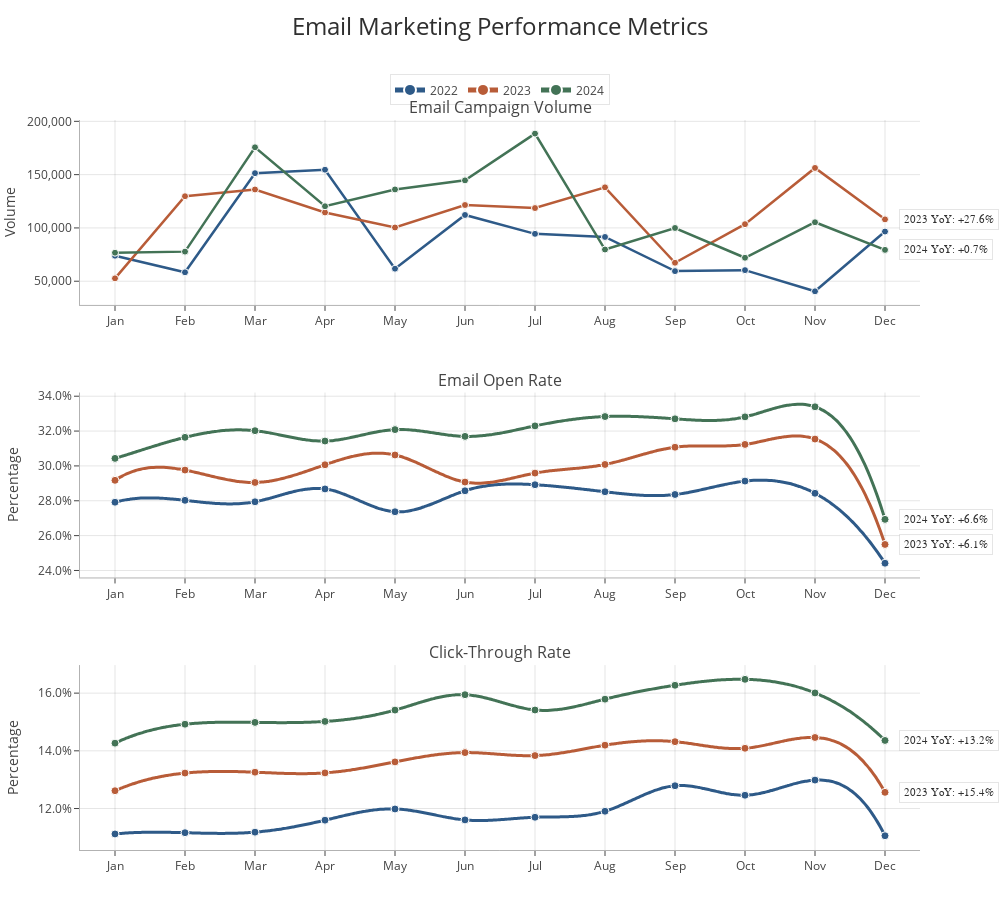

Source (notebook cell):
### Code cell
import pandas as pd
import numpy as np
import plotly.graph_objects as go
from plotly.subplots import make_subplots
from datetime import datetime, timedelta

def load_data():
    df = pd.read_csv('Felipe Chaves_TakeHome Exercise - Campaign_Performance.csv', 
                     parse_dates=['date_sent'])
    
    # Calculate key metrics
    df['open_rate'] = df['n_open'] / df['n_sent']
    df['ctr'] = df['n_click'] / df['n_open']
    
    # Extract month and year for grouping
    df['month'] = df['date_sent'].dt.month
    df['year'] = df['date_sent'].dt.year
    return df

def create_yoy_comparison_executive():
    df = load_data()
    
    # Calculate monthly aggregates for each year
    monthly_stats = df.groupby(['year', 'month']).agg({
        'n_sent': 'sum',
        'open_rate': 'mean',
        'ctr': 'mean'
    }).reset_index()
    
    # Define a professional color scheme
    colors = {
        2022: '#1f77b4',  # Blue
        2023: '#ff7f0e',  # Orange
        2024: '#2ca02c'   # Green
    }
    
    # Create a figure with 3 rows (one for each metric) sharing the same x-axis
    fig = make_subplots(
        rows=3, cols=1, shared_xaxes=True,
        vertical_spacing=0.08,
        subplot_titles=("Email Send Volume", "Open Rate", "Click-Through Rate")
    )
    
    # Plot Email Send Volume
    for year in sorted(monthly_stats['year'].unique()):
        year_data = monthly_stats[monthly_stats['year'] == year]
        fig.add_trace(
            go.Scatter(
                x=year_data['month'],
                y=year_data['n_sent'],
                mode='lines+markers',
                name=str(year),
                line=dict(color=colors[year], width=2),
                marker=dict(size=6),
                hovertemplate='<b>Year:</b> '+str(year)+'<br>Month: %{x}<br>Volume: %{y:,}'
            ),
            row=1, col=1
        )
    
    # Plot Open Rate
    for year in sorted(monthly_stats['year'].unique()):
        year_data = monthly_stats[monthly_stats['year'] == year]
        fig.add_trace(
            go.Scatter(
                x=year_data['month'],
                y=year_data['open_rate'],
                mode='lines+markers',
                name=str(year),
                line=dict(color=colors[year], width=2),
                marker=dict(size=6),
                hovertemplate='<b>Year:</b> '+str(year)+'<br>Month: %{x}<br>Open Rate: %{y:.1%}'
            ),
            row=2, col=1
        )
    
    # Plot CTR
    for year in sorted(monthly_stats['year'].unique()):
        year_data = monthly_stats[monthly_stats['year'] == year]
        fig.add_trace(
            go.Scatter(
                x=year_data['month'],
                y=year_data['ctr'],
                mode='lines+markers',
                name=str(year),
                line=dict(color=colors[year], width=2),
                marker=dict(size=6),
                hovertemplate='<b>Year:</b> '+str(year)+'<br>Month: %{x}<br>CTR: %{y:.1%}'
            ),
            row=3, col=1
        )
    
    # Update layout for an executive-friendly design
    fig.update_layout(
        title={
            'text': "<b>Email Marketing Performance</b><br><sub>Year-over-Year Trends (Monthly)</sub>",
            'x': 0.5,
            'xanchor': 'center'
        },
        height=800,
        width=1000,
        paper_bgcolor='white',
        plot_bgcolor='white',
        legend=dict(orientation="h", x=0.5, xanchor="center", y=-0.05, font=dict(size=12)),
        margin=dict(t=120, b=80, l=80, r=80)
    )
    
    # Use full month names as x-axis ticks
    months = ['Jan','Feb','Mar','Apr','May','Jun','Jul','Aug','Sep','Oct','Nov','Dec']
    for i in range(1, 4):
        fig.update_xaxes(
            tickmode='array',
            tickvals=list(range(1, 13)),
            ticktext=months,
            row=i, col=1,
            showline=True,
            linewidth=1,
            linecolor='lightgrey'
        )
        fig.update_yaxes(
            showgrid=True,
            gridcolor='lightgrey',
            zeroline=True,
            zerolinecolor='lightgrey',
            row=i, col=1
        )
    
    return fig

def main():
    fig = create_yoy_comparison_executive()
    fig.show()

if __name__ == "__main__":
    main()

### Figure 1 — Plotly figure (JSON) as saved in the notebook; plotly's stock layout.template omitted (floating-point values rounded to 4 significant figures; data arrays with more than 128 entries replaced by an {"elided": "..."} marker saying what was removed)
{"data": [{"hovertemplate": "<b>2022</b><br>Month: %{x}<br>Volume: %{y:,.0f}", "legendgroup": "2022", "line": {"color": "#2E5A88", "width": 2.5}, "marker": {"color": "#2E5A88", "line": {"color": "white", "width": 1}, "size": 7, "symbol": "circle"}, "mode": "lines+markers", "name": "2022", "showlegend": true, "type": "scatter", "x": [1, 2, 3, 4, 5, 6, 7, 8, 9, 10, 11, 12], "xaxis": "x", "y": [73931, 58384, 151376, 154617, 61752, 112150, 94444, 91527, 59481, 60401, 40539, 96603], "yaxis": "y"}, {"hovertemplate": "<b>Month:</b> %{x:.0f}<br><b>Open Rate:</b> %{y:.2%}<br><b>Year:</b> 2022", "legendgroup": "2022", "line": {"color": "#2E5A88", "shape": "spline", "smoothing": 1.3, "width": 3}, "name": "2022", "showlegend": false, "type": "scatter", "x": {"elided": "300 float values"}, "xaxis": "x2", "y": {"elided": "300 float values"}, "yaxis": "y2"}, {"hovertemplate": "<b>Month:</b> %{x}<br><b>Actual Open Rate:</b> %{y:.2%}<br><b>Year:</b> 2022", "legendgroup": "2022", "marker": {"color": "#2E5A88", "line": {"color": "white", "width": 1}, "size": 8, "symbol": "circle"}, "mode": "markers", "name": "2022 (Actual)", "showlegend": false, "type": "scatter", "x": [1, 2, 3, 4, 5, 6, 7, 8, 9, 10, 11, 12], "xaxis": "x2", "y": [0.2792, 0.2802, 0.2794, 0.2868, 0.2737, 0.2857, 0.2892, 0.2852, 0.2836, 0.2913, 0.2843, 0.2442], "yaxis": "y2"}, {"hovertemplate": "<b>Month:</b> %{x:.0f}<br><b>CTR:</b> %{y:.2%}<br><b>Year:</b> 2022", "legendgroup": "2022", "line": {"color": "#2E5A88", "shape": "spline", "smoothing": 1.3, "width": 3}, "name": "2022", "showlegend": false, "type": "scatter", "x": {"elided": "300 float values"}, "xaxis": "x3", "y": {"elided": "300 float values"}, "yaxis": "y3"}, {"hovertemplate": "<b>Month:</b> %{x}<br><b>Actual CTR:</b> %{y:.2%}<br><b>Year:</b> 2022", "legendgroup": "2022", "marker": {"color": "#2E5A88", "line": {"color": "white", "width": 1}, "size": 8, "symbol": "circle"}, "mode": "markers", "name": "2022 (Actual)", "showlegend": false, "type": "scatter", "x": [1, 2, 3, 4, 5, 6, 7, 8, 9, 10, 11, 12], "xaxis": "x3", "y": [0.1112, 0.1116, 0.1118, 0.116, 0.1198, 0.1161, 0.117, 0.1191, 0.1279, 0.1246, 0.1298, 0.1106], "yaxis": "y3"}, {"hovertemplate": "<b>2023</b><br>Month: %{x}<br>Volume: %{y:,.0f}", "legendgroup": "2023", "line": {"color": "#B85C38", "width": 2.5}, "marker": {"color": "#B85C38", "line": {"color": "white", "width": 1}, "size": 7, "symbol": "circle"}, "mode": "lines+markers", "name": "2023", "showlegend": true, "type": "scatter", "x": [1, 2, 3, 4, 5, 6, 7, 8, 9, 10, 11, 12], "xaxis": "x", "y": [52706, 129747, 136091, 114515, 100432, 121500, 118638, 138096, 67337, 103528, 156277, 108041], "yaxis": "y"}, {"hovertemplate": "<b>Month:</b> %{x:.0f}<br><b>Open Rate:</b> %{y:.2%}<br><b>Year:</b> 2023", "legendgroup": "2023", "line": {"color": "#B85C38", "shape": "spline", "smoothing": 1.3, "width": 3}, "name": "2023", "showlegend": false, "type": "scatter", "x": {"elided": "300 float values"}, "xaxis": "x2", "y": {"elided": "300 float values"}, "yaxis": "y2"}, {"hovertemplate": "<b>Month:</b> %{x}<br><b>Actual Open Rate:</b> %{y:.2%}<br><b>Year:</b> 2023", "legendgroup": "2023", "marker": {"color": "#B85C38", "line": {"color": "white", "width": 1}, "size": 8, "symbol": "circle"}, "mode": "markers", "name": "2023 (Actual)", "showlegend": false, "type": "scatter", "x": [1, 2, 3, 4, 5, 6, 7, 8, 9, 10, 11, 12], "xaxis": "x2", "y": [0.2917, 0.2976, 0.2905, 0.3007, 0.3063, 0.2907, 0.2959, 0.3008, 0.3107, 0.3123, 0.3154, 0.2549], "yaxis": "y2"}, {"hovertemplate": "<b>Month:</b> %{x:.0f}<br><b>CTR:</b> %{y:.2%}<br><b>Year:</b> 2023", "legendgroup": "2023", "line": {"color": "#B85C38", "shape": "spline", "smoothing": 1.3, "width": 3}, "name": "2023", "showlegend": false, "type": "scatter", "x": {"elided": "300 float values"}, "xaxis": "x3", "y": {"elided": "300 float values"}, "yaxis": "y3"}, {"hovertemplate": "<b>Month:</b> %{x}<br><b>Actual CTR:</b> %{y:.2%}<br><b>Year:</b> 2023", "legendgroup": "2023", "marker": {"color": "#B85C38", "line": {"color": "white", "width": 1}, "size": 8, "symbol": "circle"}, "mode": "markers", "name": "2023 (Actual)", "showlegend": false, "type": "scatter", "x": [1, 2, 3, 4, 5, 6, 7, 8, 9, 10, 11, 12], "xaxis": "x3", "y": [0.1262, 0.1323, 0.1326, 0.1323, 0.1362, 0.1394, 0.1383, 0.142, 0.1432, 0.1409, 0.1446, 0.1256], "yaxis": "y3"}, {"hovertemplate": "<b>2024</b><br>Month: %{x}<br>Volume: %{y:,.0f}", "legendgroup": "2024", "line": {"color": "#437356", "width": 2.5}, "marker": {"color": "#437356", "line": {"color": "white", "width": 1}, "size": 7, "symbol": "circle"}, "mode": "lines+markers", "name": "2024", "showlegend": true, "type": "scatter", "x": [1, 2, 3, 4, 5, 6, 7, 8, 9, 10, 11, 12], "xaxis": "x", "y": [76737, 77769, 175647, 120344, 136112, 144628, 188471, 79735, 99947, 72013, 105340, 79398], "yaxis": "y"}, {"hovertemplate": "<b>Month:</b> %{x:.0f}<br><b>Open Rate:</b> %{y:.2%}<br><b>Year:</b> 2024", "legendgroup": "2024", "line": {"color": "#437356", "shape": "spline", "smoothing": 1.3, "width": 3}, "name": "2024", "showlegend": false, "type": "scatter", "x": {"elided": "300 float values"}, "xaxis": "x2", "y": {"elided": "300 float values"}, "yaxis": "y2"}, {"hovertemplate": "<b>Month:</b> %{x}<br><b>Actual Open Rate:</b> %{y:.2%}<br><b>Year:</b> 2024", "legendgroup": "2024", "marker": {"color": "#437356", "line": {"color": "white", "width": 1}, "size": 8, "symbol": "circle"}, "mode": "markers", "name": "2024 (Actual)", "showlegend": false, "type": "scatter", "x": [1, 2, 3, 4, 5, 6, 7, 8, 9, 10, 11, 12], "xaxis": "x2", "y": [0.3043, 0.3164, 0.3202, 0.3143, 0.3208, 0.3169, 0.323, 0.3283, 0.327, 0.3281, 0.3339, 0.2693], "yaxis": "y2"}, {"hovertemplate": "<b>Month:</b> %{x:.0f}<br><b>CTR:</b> %{y:.2%}<br><b>Year:</b> 2024", "legendgroup": "2024", "line": {"color": "#437356", "shape": "spline", "smoothing": 1.3, "width": 3}, "name": "2024", "showlegend": false, "type": "scatter", "x": {"elided": "300 float values"}, "xaxis": "x3", "y": {"elided": "300 float values"}, "yaxis": "y3"}, {"hovertemplate": "<b>Month:</b> %{x}<br><b>Actual CTR:</b> %{y:.2%}<br><b>Year:</b> 2024", "legendgroup": "2024", "marker": {"color": "#437356", "line": {"color": "white", "width": 1}, "size": 8, "symbol": "circle"}, "mode": "markers", "name": "2024 (Actual)", "showlegend": false, "type": "scatter", "x": [1, 2, 3, 4, 5, 6, 7, 8, 9, 10, 11, 12], "xaxis": "x3", "y": [0.1427, 0.1492, 0.1498, 0.1502, 0.1541, 0.1595, 0.1541, 0.1579, 0.1627, 0.1648, 0.1601, 0.1436], "yaxis": "y3"}], "layout": {"annotations": [{"font": {"size": 16}, "showarrow": false, "text": "Email Campaign Volume", "x": 0.5, "xanchor": "center", "xref": "paper", "y": 1, "yanchor": "bottom", "yref": "paper"}, {"font": {"size": 16}, "showarrow": false, "text": "Email Open Rate", "x": 0.5, "xanchor": "center", "xref": "paper", "y": 0.6267, "yanchor": "bottom", "yref": "paper"}, {"font": {"size": 16}, "showarrow": false, "text": "Click-Through Rate", "x": 0.5, "xanchor": "center", "xref": "paper", "y": 0.2533, "yanchor": "bottom", "yref": "paper"}, {"bgcolor": "rgba(255, 255, 255, 0.95)", "bordercolor": "rgba(0, 0, 0, 0.1)", "borderpad": 4, "borderwidth": 1, "font": {"color": "#2F2F2F", "family": "Arial", "size": 11}, "showarrow": false, "text": "2023 YoY: +27.6%", "x": 12.2, "xanchor": "left", "xref": "x", "y": 108041, "yanchor": "middle", "yref": "y"}, {"bgcolor": "rgba(255, 255, 255, 0.95)", "bordercolor": "rgba(0, 0, 0, 0.1)", "borderpad": 4, "borderwidth": 1, "font": {"color": "#2F2F2F", "family": "Arial", "size": 11}, "showarrow": false, "text": "2024 YoY: +0.7%", "x": 12.2, "xanchor": "left", "xref": "x", "y": 79398, "yanchor": "middle", "yref": "y"}, {"bgcolor": "rgba(255, 255, 255, 0.95)", "bordercolor": "rgba(0, 0, 0, 0.1)", "borderpad": 4, "borderwidth": 1, "font": {"color": "#2F2F2F", "family": "Arial", "size": 11}, "showarrow": false, "text": "2023 YoY: +6.1%", "x": 12.2, "xanchor": "left", "xref": "x2", "y": 0.2549, "yanchor": "middle", "yref": "y2"}, {"bgcolor": "rgba(255, 255, 255, 0.95)", "bordercolor": "rgba(0, 0, 0, 0.1)", "borderpad": 4, "borderwidth": 1, "font": {"color": "#2F2F2F", "family": "Arial", "size": 11}, "showarrow": false, "text": "2024 YoY: +6.6%", "x": 12.2, "xanchor": "left", "xref": "x2", "y": 0.2693, "yanchor": "middle", "yref": "y2"}, {"bgcolor": "rgba(255, 255, 255, 0.95)", "bordercolor": "rgba(0, 0, 0, 0.1)", "borderpad": 4, "borderwidth": 1, "font": {"color": "#2F2F2F", "family": "Arial", "size": 11}, "showarrow": false, "text": "2023 YoY: +15.4%", "x": 12.2, "xanchor": "left", "xref": "x3", "y": 0.1256, "yanchor": "middle", "yref": "y3"}, {"bgcolor": "rgba(255, 255, 255, 0.95)", "bordercolor": "rgba(0, 0, 0, 0.1)", "borderpad": 4, "borderwidth": 1, "font": {"color": "#2F2F2F", "family": "Arial", "size": 11}, "showarrow": false, "text": "2024 YoY: +13.2%", "x": 12.2, "xanchor": "left", "xref": "x3", "y": 0.1436, "yanchor": "middle", "yref": "y3"}], "height": 900, "legend": {"bgcolor": "rgba(255, 255, 255, 0.9)", "bordercolor": "rgba(0, 0, 0, 0.1)", "borderwidth": 1, "font": {"size": 12}, "itemsizing": "constant", "orientation": "h", "x": 0.5, "xanchor": "center", "y": 1.02, "yanchor": "bottom"}, "margin": {"b": 50, "l": 80, "r": 80, "t": 120}, "paper_bgcolor": "white", "plot_bgcolor": "white", "showlegend": true, "title": {"font": {"color": "#2F2F2F", "size": 24}, "text": "Email Marketing Performance Metrics", "x": 0.5, "xanchor": "center", "y": 0.98, "yanchor": "top"}, "width": 1000, "xaxis": {"anchor": "y", "domain": [0, 1], "gridcolor": "rgba(0, 0, 0, 0.1)", "gridwidth": 1, "linecolor": "rgba(0, 0, 0, 0.3)", "linewidth": 1, "range": [0.5, 12.5], "showgrid": true, "showline": true, "tickangle": 0, "ticklen": 5, "ticks": "outside", "ticktext": ["Jan", "Feb", "Mar", "Apr", "May", "Jun", "Jul", "Aug", "Sep", "Oct", "Nov", "Dec"], "tickvals": [1, 2, 3, 4, 5, 6, 7, 8, 9, 10, 11, 12]}, "xaxis2": {"anchor": "y2", "domain": [0, 1], "gridcolor": "rgba(0, 0, 0, 0.1)", "gridwidth": 1, "linecolor": "rgba(0, 0, 0, 0.3)", "linewidth": 1, "range": [0.5, 12.5], "showgrid": true, "showline": true, "tickangle": 0, "ticklen": 5, "ticks": "outside", "ticktext": ["Jan", "Feb", "Mar", "Apr", "May", "Jun", "Jul", "Aug", "Sep", "Oct", "Nov", "Dec"], "tickvals": [1, 2, 3, 4, 5, 6, 7, 8, 9, 10, 11, 12]}, "xaxis3": {"anchor": "y3", "domain": [0, 1], "gridcolor": "rgba(0, 0, 0, 0.1)", "gridwidth": 1, "linecolor": "rgba(0, 0, 0, 0.3)", "linewidth": 1, "range": [0.5, 12.5], "showgrid": true, "showline": true, "tickangle": 0, "ticklen": 5, "ticks": "outside", "ticktext": ["Jan", "Feb", "Mar", "Apr", "May", "Jun", "Jul", "Aug", "Sep", "Oct", "Nov", "Dec"], "tickvals": [1, 2, 3, 4, 5, 6, 7, 8, 9, 10, 11, 12]}, "yaxis": {"anchor": "x", "domain": [0.7467, 1], "gridcolor": "rgba(0, 0, 0, 0.1)", "gridwidth": 1, "linecolor": "rgba(0, 0, 0, 0.3)", "linewidth": 1, "showgrid": true, "showline": true, "tickformat": ",", "ticklen": 5, "ticks": "outside", "title": {"standoff": 15, "text": "Volume"}}, "yaxis2": {"anchor": "x2", "domain": [0.3733, 0.6267], "gridcolor": "rgba(0, 0, 0, 0.1)", "gridwidth": 1, "linecolor": "rgba(0, 0, 0, 0.3)", "linewidth": 1, "showgrid": true, "showline": true, "tickformat": ".1%", "ticklen": 5, "ticks": "outside", "title": {"standoff": 15, "text": "Percentage"}}, "yaxis3": {"anchor": "x3", "domain": [0, 0.2533], "gridcolor": "rgba(0, 0, 0, 0.1)", "gridwidth": 1, "linecolor": "rgba(0, 0, 0, 0.3)", "linewidth": 1, "showgrid": true, "showline": true, "tickformat": ".1%", "ticklen": 5, "ticks": "outside", "title": {"standoff": 15, "text": "Percentage"}}}}
